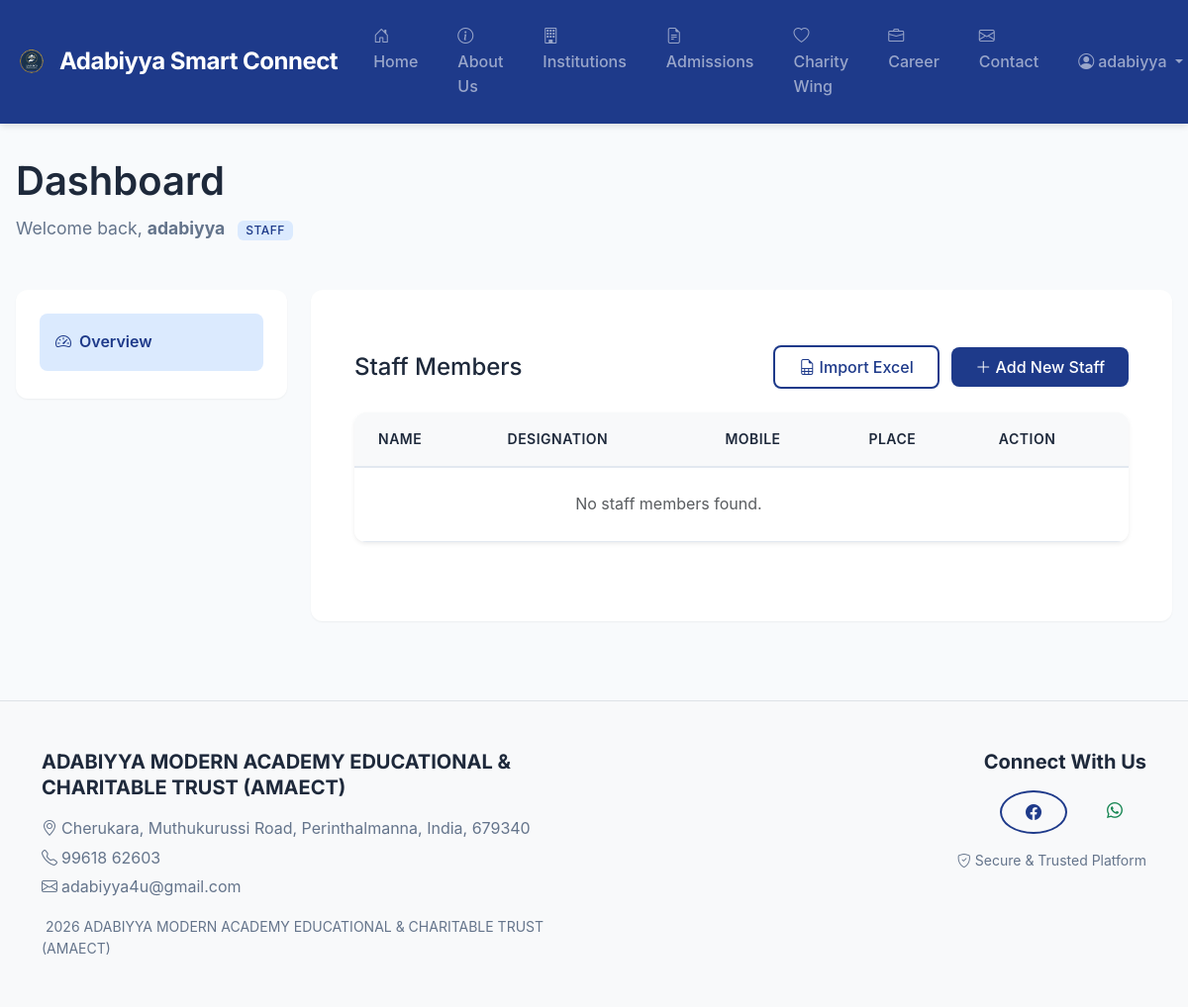
/academics/staff/ (signed in), run on an earlier commit of the app's database.
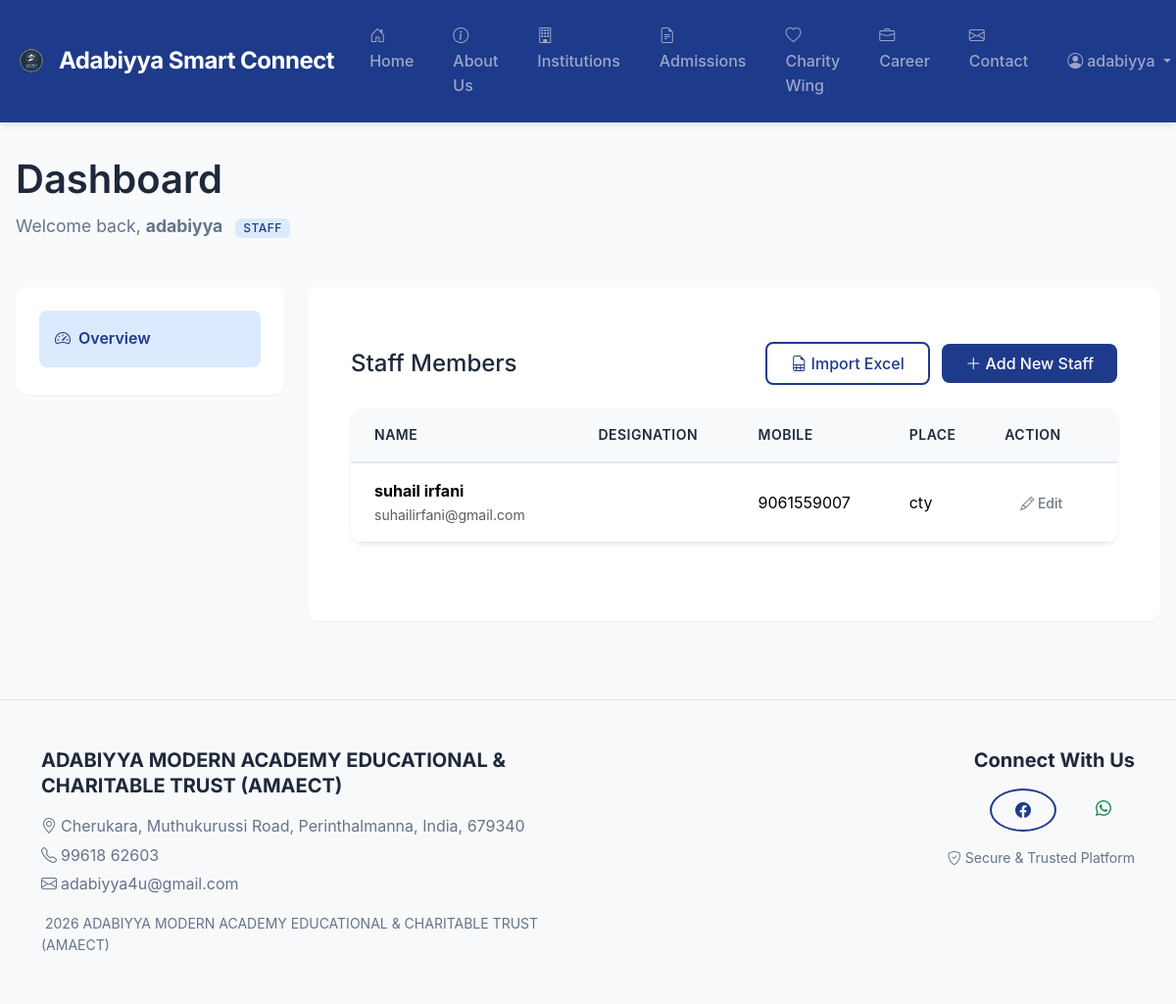
And on a later commit of the database.
### academics/models.py (models this page shows, shortened)
class StaffProfile(models.Model):
    user = models.OneToOneField(
        settings.AUTH_USER_MODEL,
        on_delete=models.CASCADE,
        related_name="staff_profile",
    )
    designation = models.CharField(max_length=255, blank=True)
    institution = models.ForeignKey(
        Institution,
        on_delete=models.PROTECT,
        related_name="staff_members",
    )
    department = models.CharField(max_length=255, blank=True)
    qualification = models.CharField(max_length=255, blank=True)
    joining_date = models.DateField(null=True, blank=True)
    mobile_number = models.CharField(max_length=20, help_text=_("Contact Number"), default="")
    place = models.CharField(max_length=100, help_text=_("City/Town/Village"), default="")
    address = models.TextField(blank=True, default="")

### accounts/models.py (models this page shows, shortened)
class User(AbstractUser):
    class Roles(models.TextChoices):
        ADMIN = "ADMIN", _("Admin")
        STAFF = "STAFF", _("Staff")
        STUDENT = "STUDENT", _("Student")
        PARENT = "PARENT", _("Parent")
        SPONSOR = "SPONSOR", _("Sponsor")
        COMMITTEE = "COMMITTEE", _("Committee Member")
        APPLICANT = "APPLICANT", _("Applicant")
    role = models.CharField(
        _("role"),
        max_length=20,
        choices=Roles.choices,
        default=Roles.STAFF,
    )
    phone = models.CharField(_("phone number"), max_length=20, blank=True)
    is_phone_verified = models.BooleanField(default=False)
    organization_name = models.CharField(
        max_length=255, blank=True, help_text="Institution or branch name (optional)."
    )

### academics/views.py (the view)
# urls.py: path("staff/", views.StaffListView.as_view(), name="staff_list"),
class StaffListView(RoleRequiredMixin, ListView):
    model = StaffProfile
    template_name = "academics/staff_list.html"
    context_object_name = 'staff_members'
    allowed_roles = [User.Roles.ADMIN]

### accounts/permissions.py (called while the page is built)
    def test_func(self) -> bool:
        user: User = self.request.user
        if not user.is_authenticated:
            return False
        if not self.allowed_roles:
            return True
        return user.role in self.allowed_roles or user.is_superuser

### templates/academics/staff_list.html (shortened to what this page needs)
{% extends 'core/dashboard_base.html' %}
{% load static %}
{% block dashboard_content %}
<div class="container-fluid py-4">
    <div class="d-flex justify-content-between align-items-center mb-4">
        <h2 class="h4 mb-0">Staff Members</h2>
        <div>
            <a href="{% url 'academics:staff_import' %}" class="btn btn-outline-primary me-2">
                <i class="bi bi-file-earmark-spreadsheet"></i> Import Excel
            </a>
            <a href="{% url 'academics:staff_create' %}" class="btn btn-primary">
                <i class="bi bi-plus-lg"></i> Add New Staff
            </a>
        </div>
    </div>
    <div class="card border-0 shadow-sm">
        <div class="card-body p-0">
            <div class="table-responsive">
                <table class="table table-hover mb-0">
                    <thead class="table-light">
                        <tr>
                            <th class="ps-4">Name</th>
                            <th>Designation</th>
                            <th>Mobile</th>
                            <th>Place</th>
                            <th>Action</th>
                        </tr>
                    </thead>
                    <tbody>
                        {% for staff in staff_members %}
                        <tr>
                            <td class="ps-4">
                                <div class="fw-bold">{{ staff.user.get_full_name }}</div>
                                <div class="small text-muted">{{ staff.user.email }}</div>
                            </td>
                            <td>
                                {{ staff.designation }}<br>
                            </td>
                            <td>{{ staff.mobile_number }}</td>
                            <td>{{ staff.place }}</td>
                            <td>
                                <a href="{% url 'academics:staff_update' staff.pk %}" class="btn btn-sm btn-outline-secondary">
                                    <i class="bi bi-pencil"></i> Edit
                                </a>
                            </td>
                        </tr>
                        {% empty %}
                        <tr>
                            <td colspan="4" class="text-center py-4 text-muted">No staff members found.</td>
                        </tr>
                        {% endfor %}
                    </tbody>
                </table>
            </div>
        </div>
    </div>
</div>
{% endblock %}

What changed in the data, as far as the page shows it:
added StaffProfile: user.get_full_name "suhail irfani", user.email "suhailirfani@gmail.com", mobile_number "9061559007", place "cty"
Also different on the page:
text no longer shown: "No staff members found."
